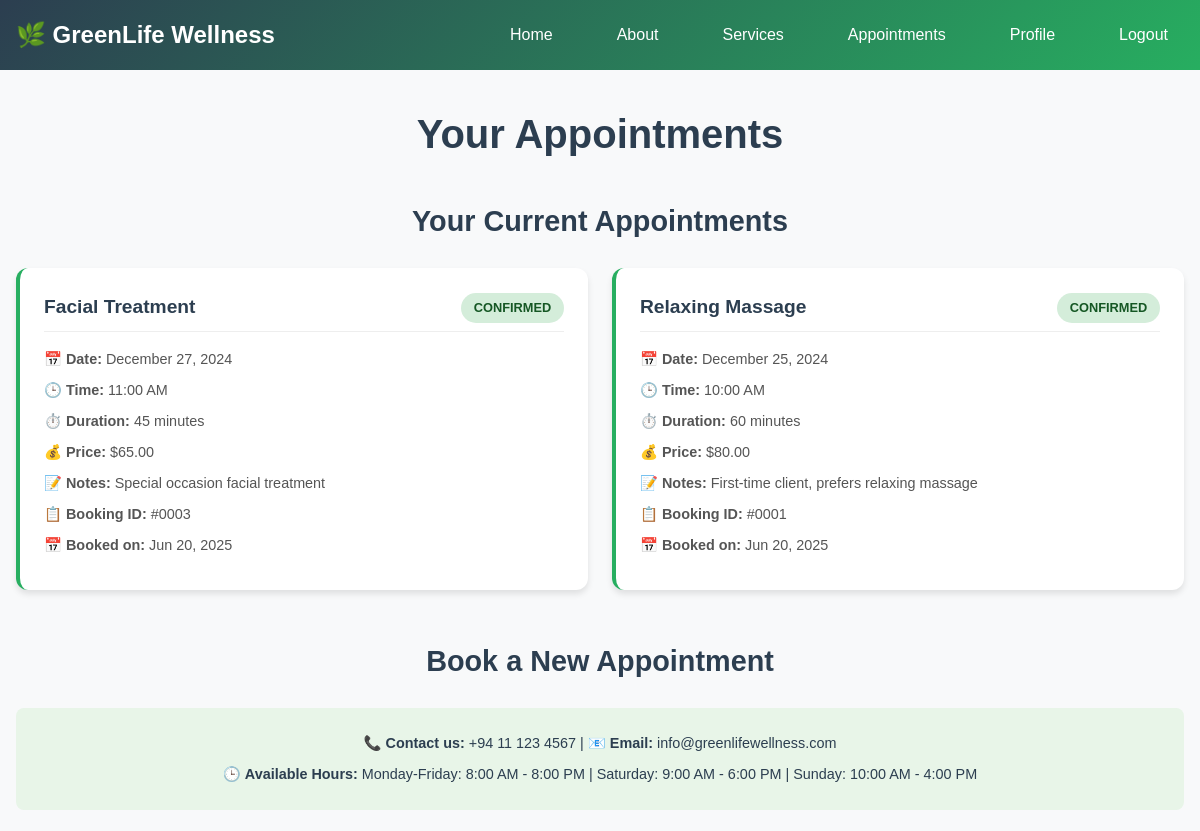
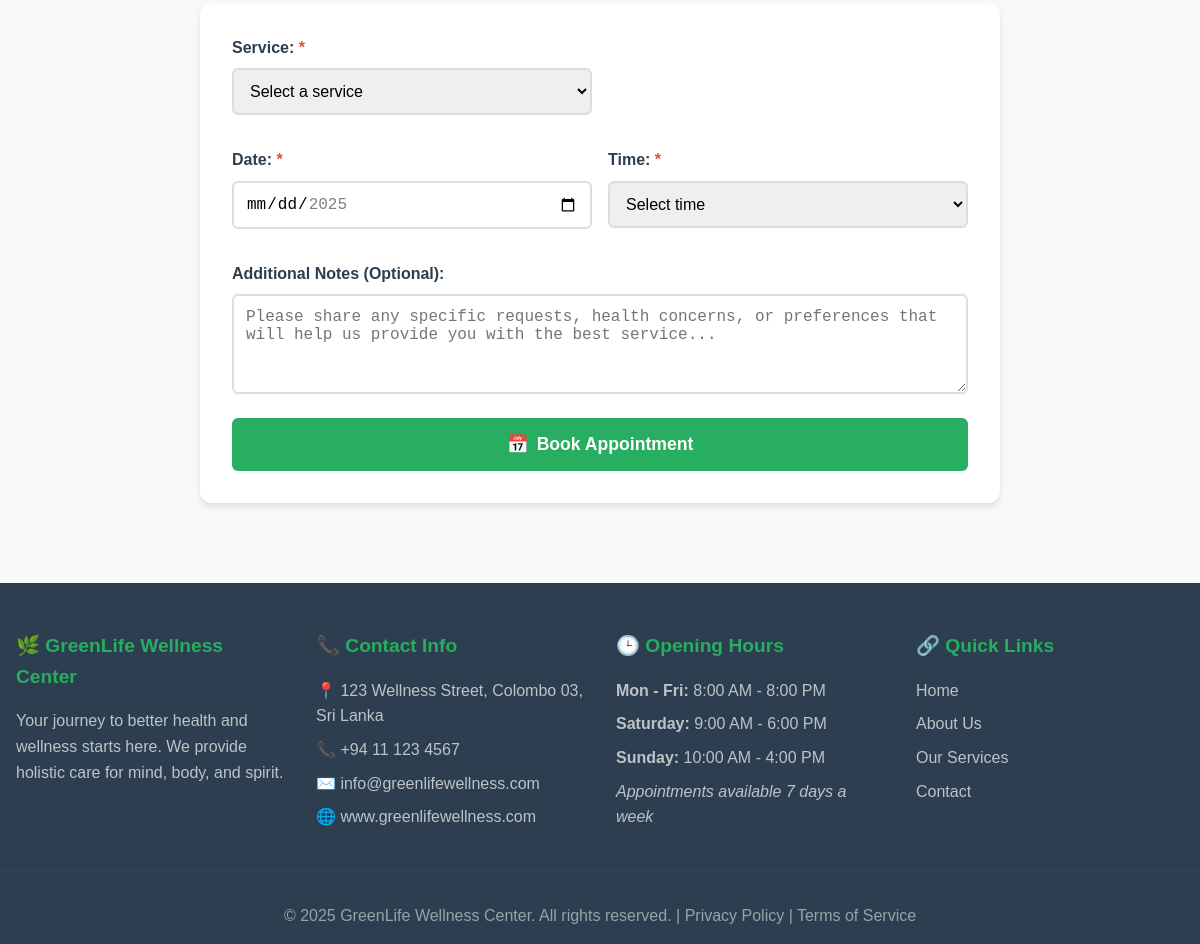
Page /pages/appointments.php (signed in) on the committed database (2 pictures, top to bottom).
### tables this page shows
CREATE TABLE IF NOT EXISTS appointments (
    id INT AUTO_INCREMENT PRIMARY KEY,
    user_id INT NOT NULL,
    service_id INT,
    appointment_date DATE NOT NULL,
    appointment_time TIME NOT NULL,
    notes TEXT,
    status ENUM('pending', 'confirmed', 'completed', 'cancelled') DEFAULT 'pending',
    created_at TIMESTAMP DEFAULT CURRENT_TIMESTAMP,
    updated_at TIMESTAMP DEFAULT CURRENT_TIMESTAMP ON UPDATE CURRENT_TIMESTAMP,
    FOREIGN KEY (user_id) REFERENCES users(id) ON DELETE CASCADE,
    FOREIGN KEY (service_id) REFERENCES services(id) ON DELETE SET NULL
);

CREATE TABLE IF NOT EXISTS services (
    id INT AUTO_INCREMENT PRIMARY KEY,
    name VARCHAR(100) NOT NULL,
    description TEXT,
    duration INT NOT NULL,
    price DECIMAL(10,2) NOT NULL,
    created_at TIMESTAMP DEFAULT CURRENT_TIMESTAMP,
    updated_at TIMESTAMP DEFAULT CURRENT_TIMESTAMP ON UPDATE CURRENT_TIMESTAMP
);

### pages/appointments.php (the view, shortened to what this page needs)
<?php
include '../includes/login-header.php';
$user_id = $_SESSION['user_id'];
try {
    $stmt = $pdo->prepare("
        SELECT a.*, s.name as service_name, s.duration, s.price
        FROM appointments a
        LEFT JOIN services s ON a.service_id = s.id
        WHERE a.user_id = ?
        ORDER BY a.appointment_date DESC, a.appointment_time DESC
    ");
    $stmt->execute([$user_id]);
    $appointments = $stmt->fetchAll(PDO::FETCH_ASSOC);
} catch (PDOException $e) {
    $appointments = [];
    error_log("Fetch appointments error: " . $e->getMessage());
}
?>
<main>
    <div class="appointments-container">
        <div class="container">
            <h1>Your Appointments</h1>
            <div class="appointments-section">
                <h2>Your Current Appointments</h2>
                <?php if (!empty($appointments)): ?>
                    <div class="appointments-grid">
                        <?php foreach ($appointments as $appointment): ?>
                            <div class="appointment-card">
                                <div class="appointment-header">
                                    <h3><?php echo htmlspecialchars($appointment['service_name'] ?: 'Service #' . $appointment['service_id']); ?></h3>
                                    <span class="status status-<?php echo $appointment['status']; ?>">
                                        <?php echo ucfirst($appointment['status']); ?>
                                    </span>
                                </div>
                                <div class="appointment-details">
                                    <p><strong>📅 Date:</strong> <?php echo date('F j, Y', strtotime($appointment['appointment_date'])); ?></p>
                                    <p><strong>🕒 Time:</strong> <?php echo date('g:i A', strtotime($appointment['appointment_time'])); ?></p>
                                    <?php if ($appointment['duration']): ?>
                                        <p><strong>⏱️ Duration:</strong> <?php echo $appointment['duration']; ?> minutes</p>
                                    <?php endif; ?>
                                    <?php if ($appointment['price']): ?>
                                        <p><strong>💰 Price:</strong> $<?php echo number_format($appointment['price'], 2); ?></p>
                                    <?php endif; ?>
                                    <?php if ($appointment['notes']): ?>
                                        <p><strong>📝 Notes:</strong> <?php echo htmlspecialchars($appointment['notes']); ?></p>
                                    <?php endif; ?>
                                    <p><strong>📋 Booking ID:</strong> #<?php echo str_pad($appointment['id'], 4, '0', STR_PAD_LEFT); ?></p>
                                    <p><strong>📅 Booked on:</strong> <?php echo date('M j, Y', strtotime($appointment['created_at'])); ?></p>
                                </div>
                            </div>
                        <?php endforeach; ?>
                    </div>
                <?php endif; ?>
            </div>
            <div class="booking-section">
                <h2>Book a New Appointment</h2>
                <div class="booking-info">
                    <p>📞 <strong>Contact us:</strong> +94 11 123 4567 | 📧 <strong>Email:</strong> info@greenlifewellness.com</p>
                    <p>🕒 <strong>Available Hours:</strong> Monday-Friday: 8:00 AM - 8:00 PM | Saturday: 9:00 AM - 6:00 PM | Sunday: 10:00 AM - 4:00 PM</p>
                </div>
                <form action="appointments.php" method="POST" class="appointment-form">
                    <div class="form-row">
                        <div class="form-group">
                            <label for="service_id">Service: <span class="required">*</span></label>
                            <select name="service_id" id="service_id" required>
                                <option value="">Select a service</option>
                            </select>
                        </div>
                    </div>
                    <div class="form-row">
                        <div class="form-group">
                            <label for="appointment_date">Date: <span class="required">*</span></label>
                            <input type="date" name="appointment_date" id="appointment_date"
                                   min="<?php echo date('Y-m-d', strtotime('+1 day')); ?>"
                                   max="<?php echo date('Y-m-d', strtotime('+3 months')); ?>"
                                   required>
                        </div>
                        <div class="form-group">
                            <label for="appointment_time">Time: <span class="required">*</span></label>
                            <select name="appointment_time" id="appointment_time" required>
                                <option value="">Select time</option>
                            </select>
                        </div>
                    </div>
                    <div class="form-group">
                        <label for="notes">Additional Notes (Optional):</label>
                        <textarea name="notes" id="notes" rows="4" placeholder="Please share any specific requests, health concerns, or preferences that will help us provide you with the best service..."></textarea>
                    </div>
                    <button type="submit" class="btn btn-primary btn-large">
                        <span>📅</span> Book Appointment
                    </button>
                </form>
            </div>
        </div>
    </div>
</main>

### assets/css/style2.css (style rules this page uses)
* { margin: 0; padding: 0; box-sizing: border-box; }
html, body { height: 100%; font-family: 'Arial', sans-serif; line-height: 1.6; color: #333; background-color: #f8f9fa; }
body { display: flex; flex-direction: column; min-height: 100vh; }
main { flex: 1; order: 2; }
html, body { height: 100%; }
body { font-family: 'Arial', sans-serif; line-height: 1.6; color: #333; background-color: #f8f9fa; display: flex; flex-direction: column; min-height: 100vh; }
main { flex: 1; }
.container { max-width: 1200px; margin: 0 auto; padding: 0 1rem; }
.btn { display: inline-block; padding: 1rem 2rem; text-decoration: none; border-radius: 50px; font-weight: bold; transition: all 0.3s ease; border: 2px solid transparent; }
.btn-primary { background: linear-gradient(135deg, #27ae60, #2ecc71); color: white; }
.form-group { margin-bottom: 1rem; }
.form-group label { display: block; margin-bottom: 0.5rem; font-weight: bold; color: #555; }
.form-group input, .form-group select, .form-group textarea { width: 100%; padding: 0.75rem; border: 1px solid #ddd; border-radius: 5px; font-size: 1rem; }
button { width: 100%; padding: 0.75rem; background: linear-gradient(135deg, #27ae60, #2ecc71); color: white; border: none; border-radius: 5px; font-size: 1rem; cursor: pointer; transition: background 0.3s; }

### pages/appointments.php (style rules this page uses)
.appointments-container { padding: 2rem 0; background: #f8f9fa; min-height: 80vh; }
.container { max-width: 1200px; margin: 0 auto; padding: 0 1rem; }
.container h1 { text-align: center; color: #2c3e50; margin-bottom: 2rem; font-size: 2.5rem; }
.appointments-section, .booking-section { margin-bottom: 3rem; }
.appointments-section h2, .booking-section h2 { color: #2c3e50; margin-bottom: 1.5rem; font-size: 1.8rem; text-align: center; }
.appointments-grid { display: grid; grid-template-columns: repeat(auto-fit, minmax(350px, 1fr)); gap: 1.5rem; margin-bottom: 2rem; }
.appointment-card { background: white; border-radius: 12px; padding: 1.5rem; box-shadow: 0 4px 6px rgba(0,0,0,0.1); border-left: 4px solid #27ae60; transition: transform 0.3s ease; }
.appointment-header { display: flex; justify-content: space-between; align-items: center; margin-bottom: 1rem; padding-bottom: 0.5rem; border-bottom: 1px solid #eee; }
.appointment-header h3 { color: #2c3e50; margin: 0; font-size: 1.2rem; }
.status { padding: 0.3rem 0.8rem; border-radius: 15px; font-size: 0.8rem; font-weight: bold; text-transform: uppercase; }
.status-confirmed { background: #d4edda; color: #155724; }
.appointment-details p { margin: 0.5rem 0; color: #555; font-size: 0.9rem; }
.booking-info { background: #e8f5e8; padding: 1rem; border-radius: 8px; margin-bottom: 1.5rem; text-align: center; }
.booking-info p { margin: 0.5rem 0; color: #2c3e50; font-size: 0.9rem; }
.appointment-form { background: white; padding: 2rem; border-radius: 12px; box-shadow: 0 4px 6px rgba(0,0,0,0.1); max-width: 800px; margin: 0 auto; }
.form-row { display: grid; grid-template-columns: 1fr 1fr; gap: 1rem; margin-bottom: 1rem; }
.form-group { margin-bottom: 1rem; }
.form-group label { display: block; margin-bottom: 0.5rem; color: #2c3e50; font-weight: 600; }
.required { color: #e74c3c; }
.form-group input, .form-group select, .form-group textarea { width: 100%; padding: 0.75rem; border: 2px solid #ddd; border-radius: 6px; font-size: 1rem; transition: border-color 0.3s; box-sizing: border-box; }
.btn { padding: 0.75rem 1.5rem; border: none; border-radius: 6px; cursor: pointer; text-decoration: none; display: inline-block; text-align: center; font-weight: 600; transition: all 0.3s; }
.btn-primary { background: #27ae60; color: white; }
.btn-large { width: 100%; padding: 1rem; font-size: 1.1rem; display: flex; align-items: center; justify-content: center; gap: 0.5rem; }

### rows in the picture
appointments: service.name "Facial Treatment", status "CONFIRMED", appointment_date "December 27, 2024", appointment_time "11:00 AM", service.duration "45", service.price "65.00", notes "Special occasion facial treatment", id "0003", created_at "Jun 20, 2025"
appointments: service.name "Relaxing Massage", status "CONFIRMED", appointment_date "December 25, 2024", appointment_time "10:00 AM", service.duration "60", service.price "80.00", notes "First-time client, prefers relaxing massage", id "0001", created_at "Jun 20, 2025"
